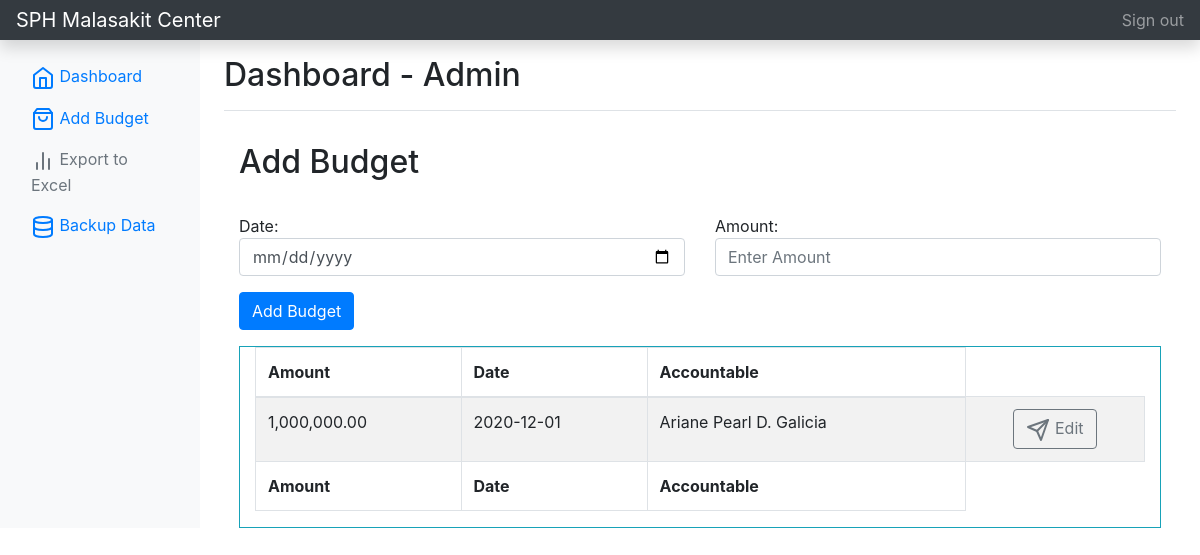
The page /addBudget.php (signed in) on the database its author committed.
### tables this page shows
CREATE TABLE IF NOT EXISTS `budget_history` (
  `id` int(12) unsigned NOT NULL AUTO_INCREMENT,
  `amount` int(12) unsigned NOT NULL DEFAULT '0',
  `date` varchar(50) NOT NULL DEFAULT '0',
  `accountable` varchar(50) NOT NULL,
  PRIMARY KEY (`id`)
);

### addBudget.php (the view, shortened to what this page needs)
<?php
include_once('connection.php');
if (isset($_SESSION['loggedin'])) {
?>
<!doctype html>
<html lang="en">
  <head>
<link href="./assets/css/bootstrap.min.css" rel="stylesheet">
    <link href="./assets/css/bootstrap.min2.css" rel="stylesheet">
  </head>
  <body>
    <nav class="navbar navbar-dark sticky-top bg-dark flex-md-nowrap p-0 shadow">
  <a class="navbar-brand col-md-3 col-lg-2 mr-0 px-3" href="home.php?id=<?php echo $_GET['id'] ?>">SPH Malasakit Center</a>
  <ul class="navbar-nav px-3">
    <li class="nav-item text-nowrap">
      <a class="nav-link" href="logout.php">Sign out</a>
    </li>
  </ul>
</nav>
<div class="container-fluid">
  <div class="row">
  <?php include 'sidebar.php';?>
    <main role="main" class="col-md-9 ml-sm-auto col-lg-10 px-md-4">
      <div class="d-flex justify-content-between flex-wrap flex-md-nowrap align-items-center pt-3 pb-2 mb-3 border-bottom">
        <h1 class="h2">Dashboard - <?php echo $_SESSION['user_fullname'] ?></h1>
      </div>
            <div class="container">
                <div class="d-flex justify-content-between flex-wrap flex-md-nowrap align-items-center pt-3 pb-2 mb-3 ">
                    <h1 class="h2">Add Budget</h1>
                </div>
                    <form action="action.php?id=<?php echo $_GET['id'] ?>" method="POST">
                        <div class="row">
                            <div class="col-6">
                                <div class="form-group">
                                Date:
                                    <input name="budget_date" type="date" class="form-control"required>
                                </div>
                            </div>
                            <div class="col-6">
                                <div class="form-group">
                                Amount:
                                    <input name="amount" type="number" min="0" step=".01" class="form-control" placeholder="Enter Amount" required>
                                </div>
                            </div>
                        </div>
                        <button name="btnAddBudget" type="submit" class="btn btn-primary">Add Budget</button>
                    </form>
                    <div class="container-fluid mt-3">
                <div class="row">
                        <div class="col-md-12 border border-info">
                            <div class="table-responsive">
                            <table id="example" class="table table-striped table-bordered" style="width:100%">
                                <thead>
                                    <tr>
                                        <th>Amount</th>
                                        <th>Date</th>
                                        <th>Accountable</th>
                                    </tr>
                                </thead>
                                <tbody>
                                <?php
                                $sql = "SELECT * FROM budget_history ORDER BY id desc LIMIT 12";
                                    $result = mysqli_query($conn, $sql);
                                    if (mysqli_num_rows($result) > 0) {
                                        while ($row = mysqli_fetch_assoc($result)) {
                                            $amount = $row['amount'];
                                            $accountable = $row['accountable'];
                                            $budget_id = $row['id'];
                                            $date = $row['date'];
                                            echo '
                                                <tr>
                                                    <td>' . number_format($amount, 2) . '</td>
                                                    <td>' . $date . '</td>
                                                    <td>' . $accountable . '</td>
                                                    <td align="center">
                                                        <a href="editBudget.php?id='.$_GET['id'].'&budget_id='.$budget_id.'" class="btn btn-md btn-outline-secondary"><span data-feather="send"></span> Edit</a>
                                                    </td>
                                                </tr>
                                                ';
                                        }
                                    }
                                    ?>
                                </tbody>
                                <tfoot>
                                    <tr>
                                        <th>Amount</th>
                                        <th>Date</th>
                                        <th>Accountable</th>
                                    </tr>
                                </tfoot>
                            </table>
                        </div>
                    </div>
                </div>
            </div>
            </div>
    </main>
  </div>
</div>
    </body>
</html>
<?php
} else {
    $url = "./index.php";
    $url = str_replace(PHP_EOL, '', $url);
    header("Location: $url");
}
?>

### rows shown on the page
budget_history: amount "1,000,000.00", date "2020-12-01", accountable "Ariane Pearl D. Galicia"

### other values the page prints
$_SESSION['user_fullname'] "Admin"
